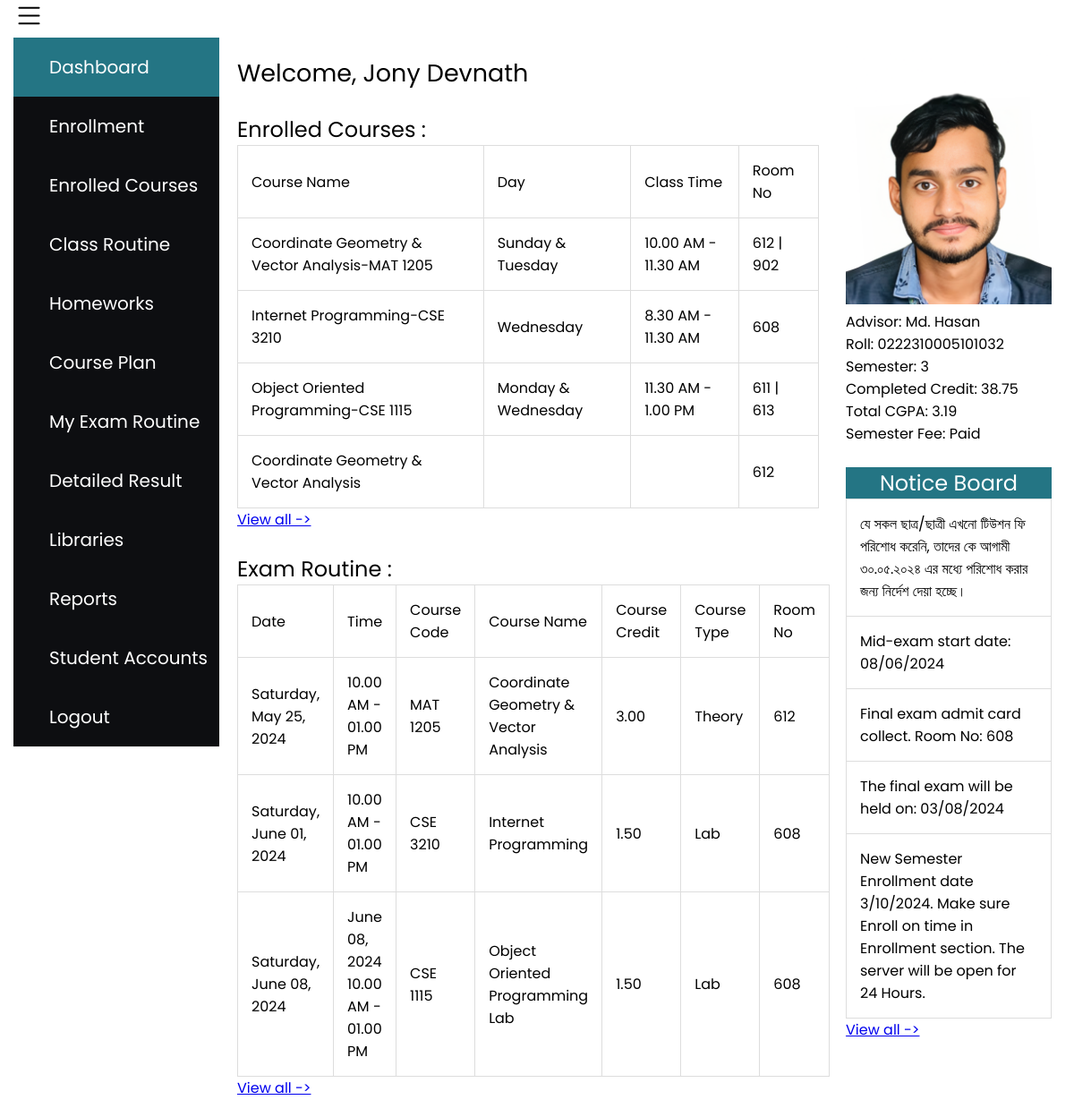
The page / on the database its author committed.
### sapp/models.py (models this page shows, shortened)
class Enroll(models.Model):
    id = models.BigAutoField(primary_key=True)
    course_name = models.CharField(max_length=100, default='', blank=False)
    days = models.CharField(max_length=100, default='', blank=False)
    class_time = models.CharField(max_length=100, default='', blank=False)
    room_no = models.CharField(max_length=100, default='', blank=False)
    date = models.DateField(default=datetime.date.today)

class Routine(models.Model):
    id = models.BigAutoField(primary_key=True)
    exam_date = models.CharField(max_length=100, default='', blank=False)  # Change as per your need
    exam_time = models.CharField(max_length=100, default='', blank=False)
    course_code = models.CharField(max_length=100, default='', blank=False)
    course_name = models.CharField(max_length=100, default='', blank=False)
    course_credit = models.DecimalField(max_digits=4, decimal_places=2, default=0.0)
    course_type = models.CharField(max_length=100, default='', blank=False)  # Assuming it's a string
    room_no = models.CharField(max_length=100, default='', blank=False)

class Notice(models.Model):
    id = models.BigAutoField(primary_key=True)
    notice = models.CharField(max_length=500, default='', blank=False)

### sapp/views.py (the view)
# urls.py: path('', views.home, name='home'),
def home(request):
    enrolls = Enroll.objects.all()
    notices = Notice.objects.all()
    routines = Routine.objects.all()
    return render(request, 'home.html', {'enrolls': enrolls, 'notices': notices, 'routines': routines})

### sapp/templates/home.html (shortened to what this page needs)
{% load static %}
<!DOCTYPE html>
<html lang="en">
<head>
    <link rel="stylesheet" href="{% static 'styles.css' %}">
</head>
<body>
    <div id="menuButton"><img src="{% static 'assets/list.svg' %}" alt="list"></div>
    <nav id="sideMenu" class="side-menu">
        <ul>
            <li><a id="active" href="{% url 'home' %}">Dashboard</a></li>
            <li><a href="{% url 'enrollment' %}">Enrollment</a></li>
            <li><a href="#">Enrolled Courses</a></li>
            <li><a href="#">Class Routine</a></li>
            <li><a href="{% url 'homeworks' %}">Homeworks</a></li>
            <li><a href="#">Course Plan</a></li>
            <li><a href="#">My Exam Routine</a></li>
            <li><a href="#">Detailed Result</a></li>
            <li><a href="#">Libraries</a></li>
            <li><a href="#">Reports</a></li>
            <li><a href="#">Student Accounts</a></li>
            <li><a href="{% url 'login' %}">Logout</a></li>
        </ul>
    </nav>
    <div class="intro">
        <span id="span1">Welcome, Jony Devnath</span>
        <br><br>
        <div>
            <h2>Enrolled Courses :</h2>
            <table>
                <tr>
                    <th>Course Name</th>
                    <th>Day</th>
                    <th>Class Time</th>
                    <th>Room No</th>
                </tr>
                {% for enroll in enrolls %}
                <tr>
                    <td>{{ enroll.course_name }}</td>
                    <td>{{ enroll.days }}</td>
                    <td>{{ enroll.class_time }}</td>
                    <td>{{ enroll.room_no }}</td>
                </tr>
                {% endfor %}
            </table>
        </div>
        <span id="span2"><a href="#">View all -></a></span>
        <br><br>
        <div>
            <h2>Exam Routine :</h2>
            <table>
                <tr>
                    <th>Date</th>
                    <th>Time</th>
                    <th>Course Code</th>
                    <th>Course Name</th>
                    <th>Course Credit</th>
                    <th>Course Type</th>
                    <th>Room No</th>
                </tr>
                {% for routine in routines %}
                <tr>
                    <td>{{ routine.exam_date }}</td>
                    <td>{{ routine.exam_time }}</td>
                    <td>{{ routine.course_code }}</td>
                    <td>{{ routine.course_name }}</td>
                    <td>{{ routine.course_credit }}</td>
                    <td>{{ routine.course_type }}</td>
                    <td>{{ routine.room_no }}</td>
                </tr>
                {% endfor %}
            </table>
        </div>
        <span id="span2"><a href="#">View all -></a></span>
    </div>
    <div class="info">
        <div>
            <img src="{% static 'assets/jonydevnath.png' %}" alt="Jony Devnath">
            <span>Advisor: Md. Hasan</span><br>
            <span>Roll: 0222310005101032</span><br>
            <span>Semester: 3</span><br>
            <span>Completed Credit: 38.75</span><br>
            <span>Total CGPA: 3.19</span><br>
            <span>Semester Fee: Paid</span>
        </div>
        <br>
        <div class="notice_board">
            <h2>Notice Board</h2>
            <table>
                {% for notice in notices %}
                <tr>
                    <th>{{ notice.notice }}</th>
                </tr>
                {% endfor %}
            </table>
        </div>
        <span id="span2"><a href="#">View all -></a></span>
    </div>
</body>
</html>

### static/styles.css (style rules this page uses)
* { margin: 0px; padding: 0px; font-family: "Poppins", sans-serif; font-weight: 400; font-style: normal; }
body { width: 1170px; margin: auto; position: relative; }
img { width: 100%; }
ul { list-style: none; }
nav { background-color: #0d0e11; width: 230px; float: left; }
nav ul { list-style-type: none; }
nav a { text-decoration: none; color: #ffffff; display: block; font-size: 20px; padding: 18px 0px 18px 40px; }
nav #active { background-color: #247584; }
table, td, th { border: 1px solid #ddd; text-align: left; }
table { border-collapse: collapse; width: 100%; }
th, td { padding: 15px; }
div.intro { width: 650px; float: left; padding: 20px; }
div.intro #span1 { font-size: 27px; }
div.info { width: 230px; float: left; padding: 10px; }
div.info .notice_board h2 { text-align: center; background-color: #247584; color: #ffffff; }
div#menuButton { width: 3%; cursor: pointer; }

### rows shown on the page
Enroll: course_name "Coordinate Geometry & Vector Analysis-MAT 1205", days "Sunday & Tuesday", class_time "10.00 AM - 11.30 AM", room_no "612 | 902"
Enroll: course_name "Internet Programming-CSE 3210", days "Wednesday", class_time "8.30 AM - 11.30 AM", room_no "608"
Enroll: course_name "Object Oriented Programming-CSE 1115", days "Monday & Wednesday", class_time "11.30 AM - 1.00 PM", room_no "611 | 613"
Enroll: course_name "Coordinate Geometry & Vector Analysis", room_no "612"
Routine: exam_date "Saturday, May 25, 2024", exam_time "10.00 AM - 01.00 PM", course_code "MAT 1205", course_name "Coordinate Geometry & Vector Analysis", course_credit "3.00", course_type "Theory", room_no "612"
Routine: exam_date "Saturday, June 01, 2024", exam_time "10.00 AM - 01.00 PM", course_code "CSE 3210", course_name "Internet Programming", course_credit "1.50", course_type "Lab", room_no "608"
Routine: exam_date "Saturday, June 08, 2024", exam_time "June 08, 2024 10.00 AM - 01.00 PM", course_code "CSE 1115", course_name "Object Oriented Programming Lab", course_credit "1.50", course_type "Lab", room_no "608"
Notice: notice "যে সকল ছাত্র/ছাত্রী এখনো টিউশন ফি পরিশোধ করেনি, তাদের কে আগামী ৩০.০৫.২০২৪ এর মধ্যে পরিশোধ করার জন্য নির্দেশ দেয়া হচ্ছে।"
Notice: notice "Mid-exam start date: 08/06/2024"
Notice: notice "Final exam admit card collect. Room No: 608"
Notice: notice "The final exam will be held on: 03/08/2024"
Notice: notice "New Semester Enrollment date 3/10/2024. Make sure Enroll on time in Enrollment section. The server will be open for 24 Hours."
